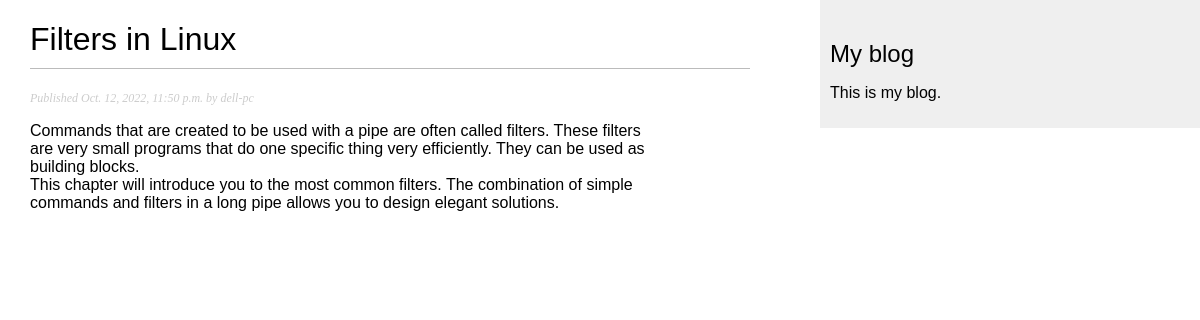
The app's page /blog/2022/10/12/filters-in-linux/ with its own data.
### blog_app/models.py (models this page shows, shortened)
class Post(models.Model):
    STATUS_CHOICES = (('draft', 'Draft'), ('published', 'Published'), )
    title = models.CharField(max_length=250)
    slug = models.SlugField(max_length=250, unique_for_date='publish')
    author = models.ForeignKey(User, related_name='blog_posts', on_delete = models.CASCADE)
    body = models.TextField()
    publish = models.DateTimeField(default=timezone.now)
    created = models.DateTimeField(auto_now_add=True)
    updated = models.DateTimeField(auto_now=True)
    status = models.CharField(max_length=10, choices=STATUS_CHOICES, default='draft')
    objects = models.Manager() # The default manager.
    published = PublishedManager() # Our custom manager.
    class Meta:
        ordering = ('-publish',)

### blog_app/views.py (the view)
# urls.py: re_path(r'^(?P<year>\d{4})/(?P<month>\d{2})/(?P<day>\d{2})/'r'(?P<post>[-\w]+)/$', views.post_detail, name='post_detail'),
def post_detail(request, year, month, day, post):
    post = get_object_or_404(Post, slug=post, status='published', publish__year=year, publish__month=month, publish__day=day)
    return render(request, 'blog_app/post/detail.html', {'post': post})

### blog_app/templates/blog_app/post/detail.html (shortened to what this page needs)
{% extends "blog_app/base.html" %}
{% block content %}
 <h1>{{ post.title }}</h1>
 <p class="date">
 Published {{ post.publish }} by {{ post.author }}
 </p>
 {{ post.body|linebreaks }}
{% endblock %}

### blog_app/static/css/blog.css (style rules this page uses)
body { margin:0; padding:0; font-family:helvetica, sans-serif; }
h1 { font-weight:normal; border-bottom:1px solid #bbb; padding:0 0 10px 0; }
p.date { color:#ccc; font-family: georgia, serif; font-size: 12px; font-style: italic; }

### records on screen
Post: title "Filters in Linux", publish "Oct. 12, 2022, 11:50 p.m.", author "dell-pc", body "Commands that are created to be used with a pipe are often called filters. These filters are very small programs that do one specific thing very efficiently. They can be used as building blocks. This chapter will introduce you to the most common filters. The combination of simple commands and filters in a long pipe allows you to design elegant solutions."
